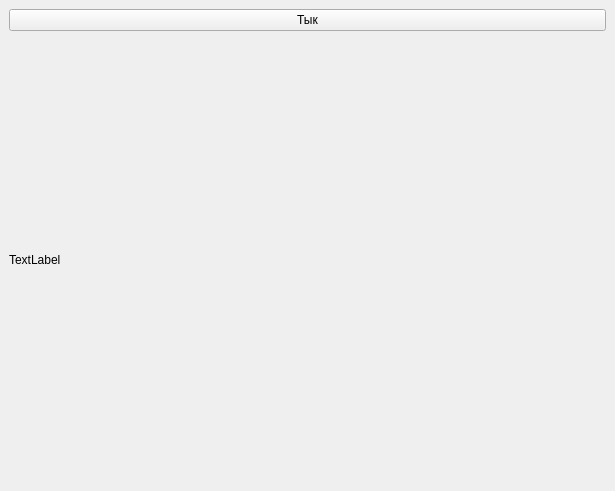
<?xml version="1.0" encoding="UTF-8"?>
<ui version="4.0">
 <class>MainWindow</class>
 <widget class="QMainWindow" name="MainWindow">
  <property name="geometry">
   <rect>
    <x>0</x>
    <y>0</y>
    <width>615</width>
    <height>491</height>
   </rect>
  </property>
  <property name="windowTitle">
   <string>yellow circle</string>
  </property>
  <widget class="QWidget" name="centralwidget">
   <layout class="QHBoxLayout" name="horizontalLayout">
    <item>
     <layout class="QGridLayout" name="gridLayout">
      <item row="0" column="0">
       <widget class="QPushButton" name="pushButton">
        <property name="text">
         <string>Тык</string>
        </property>
       </widget>
      </item>
      <item row="1" column="0">
       <widget class="QLabel" name="label">
        <property name="text">
         <string>TextLabel</string>
        </property>
       </widget>
      </item>
     </layout>
    </item>
   </layout>
  </widget>
 </widget>
 <resources/>
 <connections/>
</ui>
